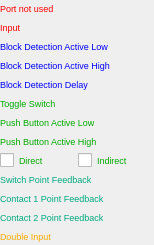
<?xml version="1.0" encoding="UTF-8"?>
<ui version="4.0">
 <class>InPortDefinitionWidget</class>
 <widget class="QWidget" name="InPortDefinitionWidget">
  <property name="geometry">
   <rect>
    <x>0</x>
    <y>0</y>
    <width>154</width>
    <height>245</height>
   </rect>
  </property>
  <property name="palette">
   <palette>
    <active>
     <colorrole role="WindowText">
      <brush brushstyle="SolidPattern">
       <color alpha="255">
        <red>0</red>
        <green>0</green>
        <blue>0</blue>
       </color>
      </brush>
     </colorrole>
    </active>
    <inactive>
     <colorrole role="WindowText">
      <brush brushstyle="SolidPattern">
       <color alpha="255">
        <red>0</red>
        <green>0</green>
        <blue>0</blue>
       </color>
      </brush>
     </colorrole>
    </inactive>
    <disabled>
     <colorrole role="WindowText">
      <brush brushstyle="SolidPattern">
       <color alpha="255">
        <red>159</red>
        <green>158</green>
        <blue>158</blue>
       </color>
      </brush>
     </colorrole>
    </disabled>
   </palette>
  </property>
  <property name="font">
   <font>
    <pointsize>7</pointsize>
   </font>
  </property>
  <property name="windowTitle">
   <string>Form</string>
  </property>
  <layout class="QVBoxLayout" name="verticalLayout">
   <property name="spacing">
    <number>2</number>
   </property>
   <property name="leftMargin">
    <number>0</number>
   </property>
   <property name="topMargin">
    <number>0</number>
   </property>
   <property name="rightMargin">
    <number>0</number>
   </property>
   <property name="bottomMargin">
    <number>0</number>
   </property>
   <item>
    <widget class="QLabel" name="label">
     <property name="palette">
      <palette>
       <active>
        <colorrole role="WindowText">
         <brush brushstyle="SolidPattern">
          <color alpha="255">
           <red>255</red>
           <green>0</green>
           <blue>0</blue>
          </color>
         </brush>
        </colorrole>
        <colorrole role="Text">
         <brush brushstyle="SolidPattern">
          <color alpha="255">
           <red>255</red>
           <green>0</green>
           <blue>0</blue>
          </color>
         </brush>
        </colorrole>
       </active>
       <inactive>
        <colorrole role="WindowText">
         <brush brushstyle="SolidPattern">
          <color alpha="255">
           <red>255</red>
           <green>0</green>
           <blue>0</blue>
          </color>
         </brush>
        </colorrole>
        <colorrole role="Text">
         <brush brushstyle="SolidPattern">
          <color alpha="255">
           <red>255</red>
           <green>0</green>
           <blue>0</blue>
          </color>
         </brush>
        </colorrole>
       </inactive>
       <disabled>
        <colorrole role="WindowText">
         <brush brushstyle="SolidPattern">
          <color alpha="255">
           <red>159</red>
           <green>158</green>
           <blue>158</blue>
          </color>
         </brush>
        </colorrole>
        <colorrole role="Text">
         <brush brushstyle="SolidPattern">
          <color alpha="255">
           <red>159</red>
           <green>158</green>
           <blue>158</blue>
          </color>
         </brush>
        </colorrole>
       </disabled>
      </palette>
     </property>
     <property name="text">
      <string>Port not used</string>
     </property>
    </widget>
   </item>
   <item>
    <widget class="QLabel" name="label_2">
     <property name="palette">
      <palette>
       <active>
        <colorrole role="WindowText">
         <brush brushstyle="SolidPattern">
          <color alpha="255">
           <red>255</red>
           <green>0</green>
           <blue>0</blue>
          </color>
         </brush>
        </colorrole>
        <colorrole role="Text">
         <brush brushstyle="SolidPattern">
          <color alpha="255">
           <red>255</red>
           <green>0</green>
           <blue>0</blue>
          </color>
         </brush>
        </colorrole>
       </active>
       <inactive>
        <colorrole role="WindowText">
         <brush brushstyle="SolidPattern">
          <color alpha="255">
           <red>255</red>
           <green>0</green>
           <blue>0</blue>
          </color>
         </brush>
        </colorrole>
        <colorrole role="Text">
         <brush brushstyle="SolidPattern">
          <color alpha="255">
           <red>255</red>
           <green>0</green>
           <blue>0</blue>
          </color>
         </brush>
        </colorrole>
       </inactive>
       <disabled>
        <colorrole role="WindowText">
         <brush brushstyle="SolidPattern">
          <color alpha="255">
           <red>159</red>
           <green>158</green>
           <blue>158</blue>
          </color>
         </brush>
        </colorrole>
        <colorrole role="Text">
         <brush brushstyle="SolidPattern">
          <color alpha="255">
           <red>159</red>
           <green>158</green>
           <blue>158</blue>
          </color>
         </brush>
        </colorrole>
       </disabled>
      </palette>
     </property>
     <property name="text">
      <string>Input</string>
     </property>
    </widget>
   </item>
   <item>
    <widget class="QLabel" name="label_3">
     <property name="palette">
      <palette>
       <active>
        <colorrole role="WindowText">
         <brush brushstyle="SolidPattern">
          <color alpha="255">
           <red>0</red>
           <green>0</green>
           <blue>255</blue>
          </color>
         </brush>
        </colorrole>
        <colorrole role="Text">
         <brush brushstyle="SolidPattern">
          <color alpha="255">
           <red>0</red>
           <green>0</green>
           <blue>255</blue>
          </color>
         </brush>
        </colorrole>
       </active>
       <inactive>
        <colorrole role="WindowText">
         <brush brushstyle="SolidPattern">
          <color alpha="255">
           <red>0</red>
           <green>0</green>
           <blue>255</blue>
          </color>
         </brush>
        </colorrole>
        <colorrole role="Text">
         <brush brushstyle="SolidPattern">
          <color alpha="255">
           <red>0</red>
           <green>0</green>
           <blue>255</blue>
          </color>
         </brush>
        </colorrole>
       </inactive>
       <disabled>
        <colorrole role="WindowText">
         <brush brushstyle="SolidPattern">
          <color alpha="255">
           <red>159</red>
           <green>158</green>
           <blue>158</blue>
          </color>
         </brush>
        </colorrole>
        <colorrole role="Text">
         <brush brushstyle="SolidPattern">
          <color alpha="255">
           <red>159</red>
           <green>158</green>
           <blue>158</blue>
          </color>
         </brush>
        </colorrole>
       </disabled>
      </palette>
     </property>
     <property name="text">
      <string>Block Detection Active Low</string>
     </property>
    </widget>
   </item>
   <item>
    <widget class="QLabel" name="label_4">
     <property name="palette">
      <palette>
       <active>
        <colorrole role="WindowText">
         <brush brushstyle="SolidPattern">
          <color alpha="255">
           <red>0</red>
           <green>0</green>
           <blue>255</blue>
          </color>
         </brush>
        </colorrole>
        <colorrole role="Text">
         <brush brushstyle="SolidPattern">
          <color alpha="255">
           <red>0</red>
           <green>0</green>
           <blue>255</blue>
          </color>
         </brush>
        </colorrole>
       </active>
       <inactive>
        <colorrole role="WindowText">
         <brush brushstyle="SolidPattern">
          <color alpha="255">
           <red>0</red>
           <green>0</green>
           <blue>255</blue>
          </color>
         </brush>
        </colorrole>
        <colorrole role="Text">
         <brush brushstyle="SolidPattern">
          <color alpha="255">
           <red>0</red>
           <green>0</green>
           <blue>255</blue>
          </color>
         </brush>
        </colorrole>
       </inactive>
       <disabled>
        <colorrole role="WindowText">
         <brush brushstyle="SolidPattern">
          <color alpha="255">
           <red>159</red>
           <green>158</green>
           <blue>158</blue>
          </color>
         </brush>
        </colorrole>
        <colorrole role="Text">
         <brush brushstyle="SolidPattern">
          <color alpha="255">
           <red>159</red>
           <green>158</green>
           <blue>158</blue>
          </color>
         </brush>
        </colorrole>
       </disabled>
      </palette>
     </property>
     <property name="text">
      <string>Block Detection Active High</string>
     </property>
    </widget>
   </item>
   <item>
    <widget class="QLabel" name="label_5">
     <property name="palette">
      <palette>
       <active>
        <colorrole role="WindowText">
         <brush brushstyle="SolidPattern">
          <color alpha="255">
           <red>0</red>
           <green>0</green>
           <blue>255</blue>
          </color>
         </brush>
        </colorrole>
        <colorrole role="Text">
         <brush brushstyle="SolidPattern">
          <color alpha="255">
           <red>0</red>
           <green>0</green>
           <blue>255</blue>
          </color>
         </brush>
        </colorrole>
       </active>
       <inactive>
        <colorrole role="WindowText">
         <brush brushstyle="SolidPattern">
          <color alpha="255">
           <red>0</red>
           <green>0</green>
           <blue>255</blue>
          </color>
         </brush>
        </colorrole>
        <colorrole role="Text">
         <brush brushstyle="SolidPattern">
          <color alpha="255">
           <red>0</red>
           <green>0</green>
           <blue>255</blue>
          </color>
         </brush>
        </colorrole>
       </inactive>
       <disabled>
        <colorrole role="WindowText">
         <brush brushstyle="SolidPattern">
          <color alpha="255">
           <red>159</red>
           <green>158</green>
           <blue>158</blue>
          </color>
         </brush>
        </colorrole>
        <colorrole role="Text">
         <brush brushstyle="SolidPattern">
          <color alpha="255">
           <red>159</red>
           <green>158</green>
           <blue>158</blue>
          </color>
         </brush>
        </colorrole>
       </disabled>
      </palette>
     </property>
     <property name="text">
      <string>Block Detection Delay</string>
     </property>
    </widget>
   </item>
   <item>
    <widget class="QLabel" name="label_6">
     <property name="palette">
      <palette>
       <active>
        <colorrole role="WindowText">
         <brush brushstyle="SolidPattern">
          <color alpha="255">
           <red>0</red>
           <green>170</green>
           <blue>0</blue>
          </color>
         </brush>
        </colorrole>
        <colorrole role="Text">
         <brush brushstyle="SolidPattern">
          <color alpha="255">
           <red>0</red>
           <green>170</green>
           <blue>0</blue>
          </color>
         </brush>
        </colorrole>
       </active>
       <inactive>
        <colorrole role="WindowText">
         <brush brushstyle="SolidPattern">
          <color alpha="255">
           <red>0</red>
           <green>170</green>
           <blue>0</blue>
          </color>
         </brush>
        </colorrole>
        <colorrole role="Text">
         <brush brushstyle="SolidPattern">
          <color alpha="255">
           <red>0</red>
           <green>170</green>
           <blue>0</blue>
          </color>
         </brush>
        </colorrole>
       </inactive>
       <disabled>
        <colorrole role="WindowText">
         <brush brushstyle="SolidPattern">
          <color alpha="255">
           <red>159</red>
           <green>158</green>
           <blue>158</blue>
          </color>
         </brush>
        </colorrole>
        <colorrole role="Text">
         <brush brushstyle="SolidPattern">
          <color alpha="255">
           <red>159</red>
           <green>158</green>
           <blue>158</blue>
          </color>
         </brush>
        </colorrole>
       </disabled>
      </palette>
     </property>
     <property name="text">
      <string>Toggle Switch</string>
     </property>
    </widget>
   </item>
   <item>
    <widget class="QLabel" name="label_7">
     <property name="palette">
      <palette>
       <active>
        <colorrole role="WindowText">
         <brush brushstyle="SolidPattern">
          <color alpha="255">
           <red>0</red>
           <green>170</green>
           <blue>0</blue>
          </color>
         </brush>
        </colorrole>
        <colorrole role="Text">
         <brush brushstyle="SolidPattern">
          <color alpha="255">
           <red>0</red>
           <green>170</green>
           <blue>0</blue>
          </color>
         </brush>
        </colorrole>
       </active>
       <inactive>
        <colorrole role="WindowText">
         <brush brushstyle="SolidPattern">
          <color alpha="255">
           <red>0</red>
           <green>170</green>
           <blue>0</blue>
          </color>
         </brush>
        </colorrole>
        <colorrole role="Text">
         <brush brushstyle="SolidPattern">
          <color alpha="255">
           <red>0</red>
           <green>170</green>
           <blue>0</blue>
          </color>
         </brush>
        </colorrole>
       </inactive>
       <disabled>
        <colorrole role="WindowText">
         <brush brushstyle="SolidPattern">
          <color alpha="255">
           <red>159</red>
           <green>158</green>
           <blue>158</blue>
          </color>
         </brush>
        </colorrole>
        <colorrole role="Text">
         <brush brushstyle="SolidPattern">
          <color alpha="255">
           <red>159</red>
           <green>158</green>
           <blue>158</blue>
          </color>
         </brush>
        </colorrole>
       </disabled>
      </palette>
     </property>
     <property name="text">
      <string>Push Button Active Low</string>
     </property>
    </widget>
   </item>
   <item>
    <widget class="QLabel" name="label_8">
     <property name="palette">
      <palette>
       <active>
        <colorrole role="WindowText">
         <brush brushstyle="SolidPattern">
          <color alpha="255">
           <red>0</red>
           <green>170</green>
           <blue>0</blue>
          </color>
         </brush>
        </colorrole>
        <colorrole role="Text">
         <brush brushstyle="SolidPattern">
          <color alpha="255">
           <red>0</red>
           <green>170</green>
           <blue>0</blue>
          </color>
         </brush>
        </colorrole>
       </active>
       <inactive>
        <colorrole role="WindowText">
         <brush brushstyle="SolidPattern">
          <color alpha="255">
           <red>0</red>
           <green>170</green>
           <blue>0</blue>
          </color>
         </brush>
        </colorrole>
        <colorrole role="Text">
         <brush brushstyle="SolidPattern">
          <color alpha="255">
           <red>0</red>
           <green>170</green>
           <blue>0</blue>
          </color>
         </brush>
        </colorrole>
       </inactive>
       <disabled>
        <colorrole role="WindowText">
         <brush brushstyle="SolidPattern">
          <color alpha="255">
           <red>159</red>
           <green>158</green>
           <blue>158</blue>
          </color>
         </brush>
        </colorrole>
        <colorrole role="Text">
         <brush brushstyle="SolidPattern">
          <color alpha="255">
           <red>159</red>
           <green>158</green>
           <blue>158</blue>
          </color>
         </brush>
        </colorrole>
       </disabled>
      </palette>
     </property>
     <property name="text">
      <string>Push Button Active High</string>
     </property>
    </widget>
   </item>
   <item>
    <layout class="QHBoxLayout" name="horizontalLayout">
     <item>
      <widget class="QCheckBox" name="checkBox">
       <property name="palette">
        <palette>
         <active>
          <colorrole role="WindowText">
           <brush brushstyle="SolidPattern">
            <color alpha="255">
             <red>0</red>
             <green>170</green>
             <blue>0</blue>
            </color>
           </brush>
          </colorrole>
          <colorrole role="Text">
           <brush brushstyle="SolidPattern">
            <color alpha="255">
             <red>0</red>
             <green>170</green>
             <blue>0</blue>
            </color>
           </brush>
          </colorrole>
         </active>
         <inactive>
          <colorrole role="WindowText">
           <brush brushstyle="SolidPattern">
            <color alpha="255">
             <red>0</red>
             <green>170</green>
             <blue>0</blue>
            </color>
           </brush>
          </colorrole>
          <colorrole role="Text">
           <brush brushstyle="SolidPattern">
            <color alpha="255">
             <red>0</red>
             <green>170</green>
             <blue>0</blue>
            </color>
           </brush>
          </colorrole>
         </inactive>
         <disabled>
          <colorrole role="WindowText">
           <brush brushstyle="SolidPattern">
            <color alpha="255">
             <red>159</red>
             <green>158</green>
             <blue>158</blue>
            </color>
           </brush>
          </colorrole>
          <colorrole role="Text">
           <brush brushstyle="SolidPattern">
            <color alpha="255">
             <red>159</red>
             <green>158</green>
             <blue>158</blue>
            </color>
           </brush>
          </colorrole>
         </disabled>
        </palette>
       </property>
       <property name="text">
        <string>Direct</string>
       </property>
      </widget>
     </item>
     <item>
      <widget class="QCheckBox" name="checkBox_2">
       <property name="palette">
        <palette>
         <active>
          <colorrole role="WindowText">
           <brush brushstyle="SolidPattern">
            <color alpha="255">
             <red>0</red>
             <green>170</green>
             <blue>0</blue>
            </color>
           </brush>
          </colorrole>
          <colorrole role="Text">
           <brush brushstyle="SolidPattern">
            <color alpha="255">
             <red>0</red>
             <green>170</green>
             <blue>0</blue>
            </color>
           </brush>
          </colorrole>
         </active>
         <inactive>
          <colorrole role="WindowText">
           <brush brushstyle="SolidPattern">
            <color alpha="255">
             <red>0</red>
             <green>170</green>
             <blue>0</blue>
            </color>
           </brush>
          </colorrole>
          <colorrole role="Text">
           <brush brushstyle="SolidPattern">
            <color alpha="255">
             <red>0</red>
             <green>170</green>
             <blue>0</blue>
            </color>
           </brush>
          </colorrole>
         </inactive>
         <disabled>
          <colorrole role="WindowText">
           <brush brushstyle="SolidPattern">
            <color alpha="255">
             <red>159</red>
             <green>158</green>
             <blue>158</blue>
            </color>
           </brush>
          </colorrole>
          <colorrole role="Text">
           <brush brushstyle="SolidPattern">
            <color alpha="255">
             <red>159</red>
             <green>158</green>
             <blue>158</blue>
            </color>
           </brush>
          </colorrole>
         </disabled>
        </palette>
       </property>
       <property name="text">
        <string>Indirect</string>
       </property>
      </widget>
     </item>
    </layout>
   </item>
   <item>
    <widget class="QLabel" name="label_9">
     <property name="palette">
      <palette>
       <active>
        <colorrole role="WindowText">
         <brush brushstyle="SolidPattern">
          <color alpha="255">
           <red>0</red>
           <green>170</green>
           <blue>127</blue>
          </color>
         </brush>
        </colorrole>
        <colorrole role="Text">
         <brush brushstyle="SolidPattern">
          <color alpha="255">
           <red>0</red>
           <green>170</green>
           <blue>127</blue>
          </color>
         </brush>
        </colorrole>
       </active>
       <inactive>
        <colorrole role="WindowText">
         <brush brushstyle="SolidPattern">
          <color alpha="255">
           <red>0</red>
           <green>170</green>
           <blue>127</blue>
          </color>
         </brush>
        </colorrole>
        <colorrole role="Text">
         <brush brushstyle="SolidPattern">
          <color alpha="255">
           <red>0</red>
           <green>170</green>
           <blue>127</blue>
          </color>
         </brush>
        </colorrole>
       </inactive>
       <disabled>
        <colorrole role="WindowText">
         <brush brushstyle="SolidPattern">
          <color alpha="255">
           <red>159</red>
           <green>158</green>
           <blue>158</blue>
          </color>
         </brush>
        </colorrole>
        <colorrole role="Text">
         <brush brushstyle="SolidPattern">
          <color alpha="255">
           <red>159</red>
           <green>158</green>
           <blue>158</blue>
          </color>
         </brush>
        </colorrole>
       </disabled>
      </palette>
     </property>
     <property name="text">
      <string>Switch Point Feedback </string>
     </property>
    </widget>
   </item>
   <item>
    <widget class="QLabel" name="label_10">
     <property name="palette">
      <palette>
       <active>
        <colorrole role="WindowText">
         <brush brushstyle="SolidPattern">
          <color alpha="255">
           <red>0</red>
           <green>170</green>
           <blue>127</blue>
          </color>
         </brush>
        </colorrole>
        <colorrole role="Text">
         <brush brushstyle="SolidPattern">
          <color alpha="255">
           <red>0</red>
           <green>170</green>
           <blue>127</blue>
          </color>
         </brush>
        </colorrole>
       </active>
       <inactive>
        <colorrole role="WindowText">
         <brush brushstyle="SolidPattern">
          <color alpha="255">
           <red>0</red>
           <green>170</green>
           <blue>127</blue>
          </color>
         </brush>
        </colorrole>
        <colorrole role="Text">
         <brush brushstyle="SolidPattern">
          <color alpha="255">
           <red>0</red>
           <green>170</green>
           <blue>127</blue>
          </color>
         </brush>
        </colorrole>
       </inactive>
       <disabled>
        <colorrole role="WindowText">
         <brush brushstyle="SolidPattern">
          <color alpha="255">
           <red>159</red>
           <green>158</green>
           <blue>158</blue>
          </color>
         </brush>
        </colorrole>
        <colorrole role="Text">
         <brush brushstyle="SolidPattern">
          <color alpha="255">
           <red>159</red>
           <green>158</green>
           <blue>158</blue>
          </color>
         </brush>
        </colorrole>
       </disabled>
      </palette>
     </property>
     <property name="text">
      <string>Contact 1 Point Feedback</string>
     </property>
    </widget>
   </item>
   <item>
    <widget class="QLabel" name="label_11">
     <property name="palette">
      <palette>
       <active>
        <colorrole role="WindowText">
         <brush brushstyle="SolidPattern">
          <color alpha="255">
           <red>0</red>
           <green>170</green>
           <blue>127</blue>
          </color>
         </brush>
        </colorrole>
        <colorrole role="Text">
         <brush brushstyle="SolidPattern">
          <color alpha="255">
           <red>0</red>
           <green>170</green>
           <blue>127</blue>
          </color>
         </brush>
        </colorrole>
       </active>
       <inactive>
        <colorrole role="WindowText">
         <brush brushstyle="SolidPattern">
          <color alpha="255">
           <red>0</red>
           <green>170</green>
           <blue>127</blue>
          </color>
         </brush>
        </colorrole>
        <colorrole role="Text">
         <brush brushstyle="SolidPattern">
          <color alpha="255">
           <red>0</red>
           <green>170</green>
           <blue>127</blue>
          </color>
         </brush>
        </colorrole>
       </inactive>
       <disabled>
        <colorrole role="WindowText">
         <brush brushstyle="SolidPattern">
          <color alpha="255">
           <red>159</red>
           <green>158</green>
           <blue>158</blue>
          </color>
         </brush>
        </colorrole>
        <colorrole role="Text">
         <brush brushstyle="SolidPattern">
          <color alpha="255">
           <red>159</red>
           <green>158</green>
           <blue>158</blue>
          </color>
         </brush>
        </colorrole>
       </disabled>
      </palette>
     </property>
     <property name="text">
      <string>Contact 2 Point Feedback</string>
     </property>
    </widget>
   </item>
   <item>
    <widget class="QLabel" name="lblDoubleInput">
     <property name="palette">
      <palette>
       <active>
        <colorrole role="WindowText">
         <brush brushstyle="SolidPattern">
          <color alpha="255">
           <red>255</red>
           <green>170</green>
           <blue>0</blue>
          </color>
         </brush>
        </colorrole>
        <colorrole role="Text">
         <brush brushstyle="SolidPattern">
          <color alpha="255">
           <red>255</red>
           <green>170</green>
           <blue>0</blue>
          </color>
         </brush>
        </colorrole>
       </active>
       <inactive>
        <colorrole role="WindowText">
         <brush brushstyle="SolidPattern">
          <color alpha="255">
           <red>255</red>
           <green>170</green>
           <blue>0</blue>
          </color>
         </brush>
        </colorrole>
        <colorrole role="Text">
         <brush brushstyle="SolidPattern">
          <color alpha="255">
           <red>255</red>
           <green>170</green>
           <blue>0</blue>
          </color>
         </brush>
        </colorrole>
       </inactive>
       <disabled>
        <colorrole role="WindowText">
         <brush brushstyle="SolidPattern">
          <color alpha="255">
           <red>159</red>
           <green>158</green>
           <blue>158</blue>
          </color>
         </brush>
        </colorrole>
        <colorrole role="Text">
         <brush brushstyle="SolidPattern">
          <color alpha="255">
           <red>159</red>
           <green>158</green>
           <blue>158</blue>
          </color>
         </brush>
        </colorrole>
       </disabled>
      </palette>
     </property>
     <property name="text">
      <string>Double Input</string>
     </property>
    </widget>
   </item>
  </layout>
 </widget>
 <resources/>
 <connections/>
</ui>
